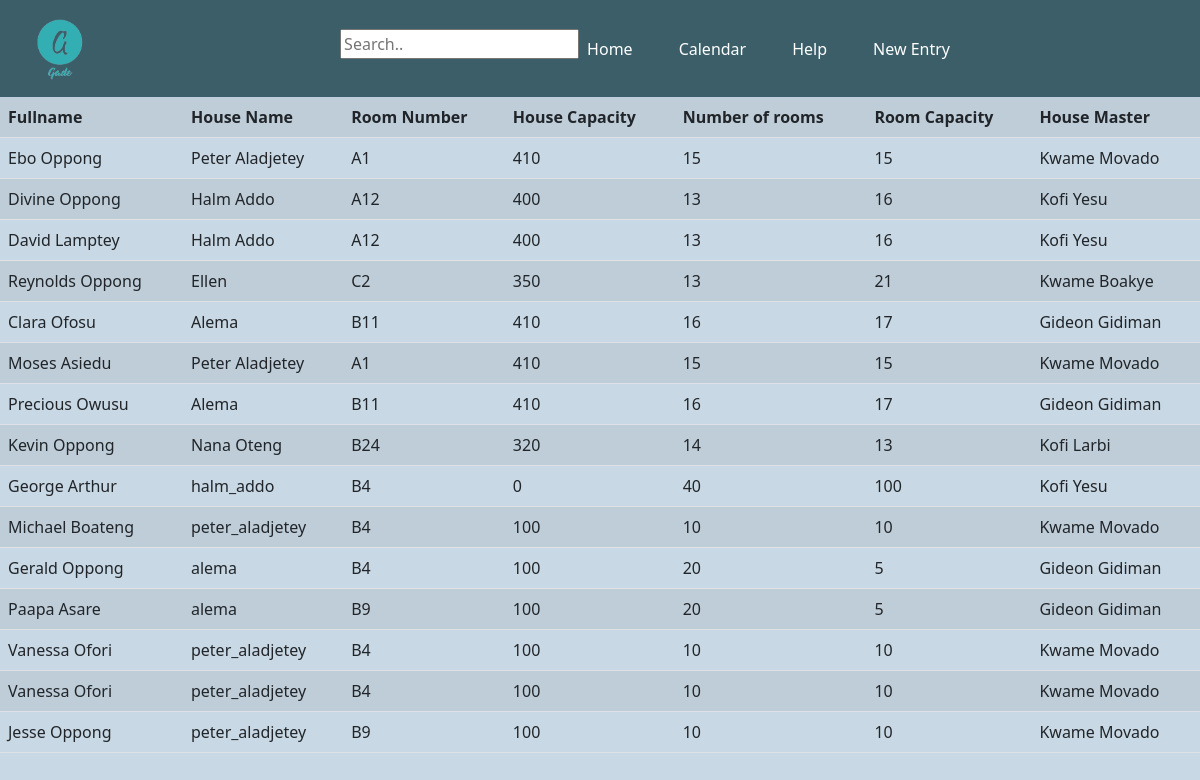
Page /php/boarding.php on the committed database.
### tables this page shows
CREATE TABLE `boardinghouse` (
  `houseID` int(11) NOT NULL,
  `HouseName` varchar(20) DEFAULT NULL,
  `roomnumber` varchar(5) DEFAULT NULL,
  `HouseCapacity` smallint(6) DEFAULT NULL,
  `Numberofrooms` varchar(10) DEFAULT NULL,
  `RoomCapacity` tinyint(4) DEFAULT NULL
);

### php/boarding.php (the view, shortened to what this page needs)
<?php
require __DIR__ ."/database_connection_test.php";
$searchresult = [];
function listing($conn){
    $boarding = mysqli_query($conn, "SELECT concat(P.firstname, ' ', P.lastname) as 'Full Name', Bhouse.housename, Bhouse.roomnumber,
    Bhouse.housecapacity, bhouse.numberofrooms, bhouse.roomcapacity,
    case
    when Bhouse.housename = 'peter_aladjetey' or Bhouse.housename='Peter Aladjetey' then 'Kwame Movado'
    when Bhouse.housename = 'halm_addo' or Bhouse.housename = 'Halm Addo' then 'Kofi Yesu'
    when Bhouse.housename = 'alema' then 'Gideon Gidiman'
    when Bhouse.housename = 'ellen' then 'Kwame Boakye'
    when Bhouse.housename = 'nanaoteng' or Bhouse.housename = 'Nana Oteng' then 'Kofi Larbi'
    else 'Student is not in a Boarding House'
    end as HouseMaster
    from students as s Right Join boardinghouse as Bhouse on s.HouseNo=Bhouse.houseID
    Inner Join person as P on P.Person_id=s.SID");
    $data=mysqli_fetch_all($boarding,MYSQLI_ASSOC);
    return $data;
}
 $data = listing($conn);
?>
<!DOCTYPE html>
<html lang="en">
<head>
    <link href="https://cdn.jsdelivr.net/npm/bootstrap@5.1.1/dist/css/bootstrap.min.css" rel="stylesheet">
    <link rel="stylesheet" type="text/css" href="../css/styles.css">
</head>
<body>
            <nav class="navbar navbar-expand-lg navbar-dark navbarcolor">
                <div class="container-fluid">
                <a class="navbar-brand " href="home.php"><img src="../images/logo.png" width="95.3" height="71.3"></a>
                <div class="collapse navbar-collapse " id="navbarText">
                    <ul class="navbar-nav ms-auto mb-2 mb-lg-0 bars" >
                    <form action="" method="get">
                        <li>
                            <input type="text" name= "searchbar"  placeholder="Search..">
                        </li>
                    </form>
                    <li class="nav-item">
                        <a class="nav-link active barsbars" aria-current="page" href="home.php">Home</a>
                    </li>
                    <li class="nav-item ">
                        <a class="nav-link active barsbars" href="#">Calendar</a>
                    </li>
                    <li class="nav-item ">
                        <a class="nav-link active barsbars" href="#">Help</a>
                    </li>
                    <li class="nav-item ">
                        <a class="nav-link active barsbars" href="../forms/student_form.php">New Entry</a>
                    </li>
                    </ul>
                </div>
                </div>
            </nav>
<table class="table table-striped">
        <tr>
            <th>Fullname</th>
            <th>House Name</th>
            <th>Room Number</th>
            <th>House Capacity</th>
            <th>Number of rooms</th>
            <th>Room Capacity</th>
            <th>House Master</th>
        </tr>
        <?php foreach($data as $q) { ?>
            <tr>
                <?php if (in_array($q['Full Name'],$searchresult)) { ?>
                    <td class="highlight"><?php echo $q['Full Name'] ?></td>
                <?php } else { ?>
                    <td><?php echo $q['Full Name'] ?></td>
                <?php } ?>
                <td><?php echo $q['housename'] ?></td>
                <td><?php echo $q['roomnumber'] ?></td>
                <td><?php echo $q['housecapacity'] ?></td>
                <td><?php echo $q['numberofrooms'] ?></td>
                <td><?php echo $q['roomcapacity'] ?></td>
                <td><?php echo $q['HouseMaster'] ?></td>
            </tr>
        <?php } ?>
    </table>
</body>
</html>

### css/navbar.css (style rules this page uses)
.bars { margin-right: 200px; }
.barsbars { margin-right: 30px; }

### css/body.css (style rules this page uses)
body { background-color:#c8d8e4; position:relative; }
.navbarcolor { background-color: #3B5E69; }

### rows in the picture
boardinghouse: Full "Ebo Oppong", HouseName "Peter Aladjetey", roomnumber "A1", HouseCapacity "410", Numberofrooms "15", RoomCapacity "15", HouseMaster "Kwame Movado", Full "Moses Asiedu"
boardinghouse: Full "Divine Oppong", HouseName "Halm Addo", roomnumber "A12", HouseCapacity "400", Numberofrooms "13", RoomCapacity "16", HouseMaster "Kofi Yesu", Full "David Lamptey"
boardinghouse: Full "Reynolds Oppong", HouseName "Ellen", roomnumber "C2", HouseCapacity "350", Numberofrooms "13", RoomCapacity "21", HouseMaster "Kwame Boakye"
boardinghouse: Full "Clara Ofosu", HouseName "Alema", roomnumber "B11", HouseCapacity "410", Numberofrooms "16", RoomCapacity "17", HouseMaster "Gideon Gidiman", Full "Precious Owusu"
boardinghouse: Full "Kevin Oppong", HouseName "Nana Oteng", roomnumber "B24", HouseCapacity "320", Numberofrooms "14", RoomCapacity "13", HouseMaster "Kofi Larbi"
boardinghouse: Full "George Arthur", HouseName "halm_addo", roomnumber "B4", HouseCapacity "0", Numberofrooms "40", RoomCapacity "100", HouseMaster "Kofi Yesu"
boardinghouse: Full "Michael Boateng", HouseName "peter_aladjetey", roomnumber "B4", HouseCapacity "100", Numberofrooms "10", RoomCapacity "10", HouseMaster "Kwame Movado"
boardinghouse: Full "Gerald Oppong", HouseName "alema", roomnumber "B4", HouseCapacity "100", Numberofrooms "20", RoomCapacity "5", HouseMaster "Gideon Gidiman"
boardinghouse: Full "Paapa Asare", HouseName "alema", roomnumber "B9", HouseCapacity "100", Numberofrooms "20", RoomCapacity "5", HouseMaster "Gideon Gidiman"
boardinghouse: Full "Vanessa Ofori", HouseName "peter_aladjetey", roomnumber "B4", HouseCapacity "100", Numberofrooms "10", RoomCapacity "10", HouseMaster "Kwame Movado"
boardinghouse: Full "Vanessa Ofori", HouseName "peter_aladjetey", roomnumber "B4", HouseCapacity "100", Numberofrooms "10", RoomCapacity "10", HouseMaster "Kwame Movado"
boardinghouse: Full "Jesse Oppong", HouseName "peter_aladjetey", roomnumber "B9", HouseCapacity "100", Numberofrooms "10", RoomCapacity "10", HouseMaster "Kwame Movado"
